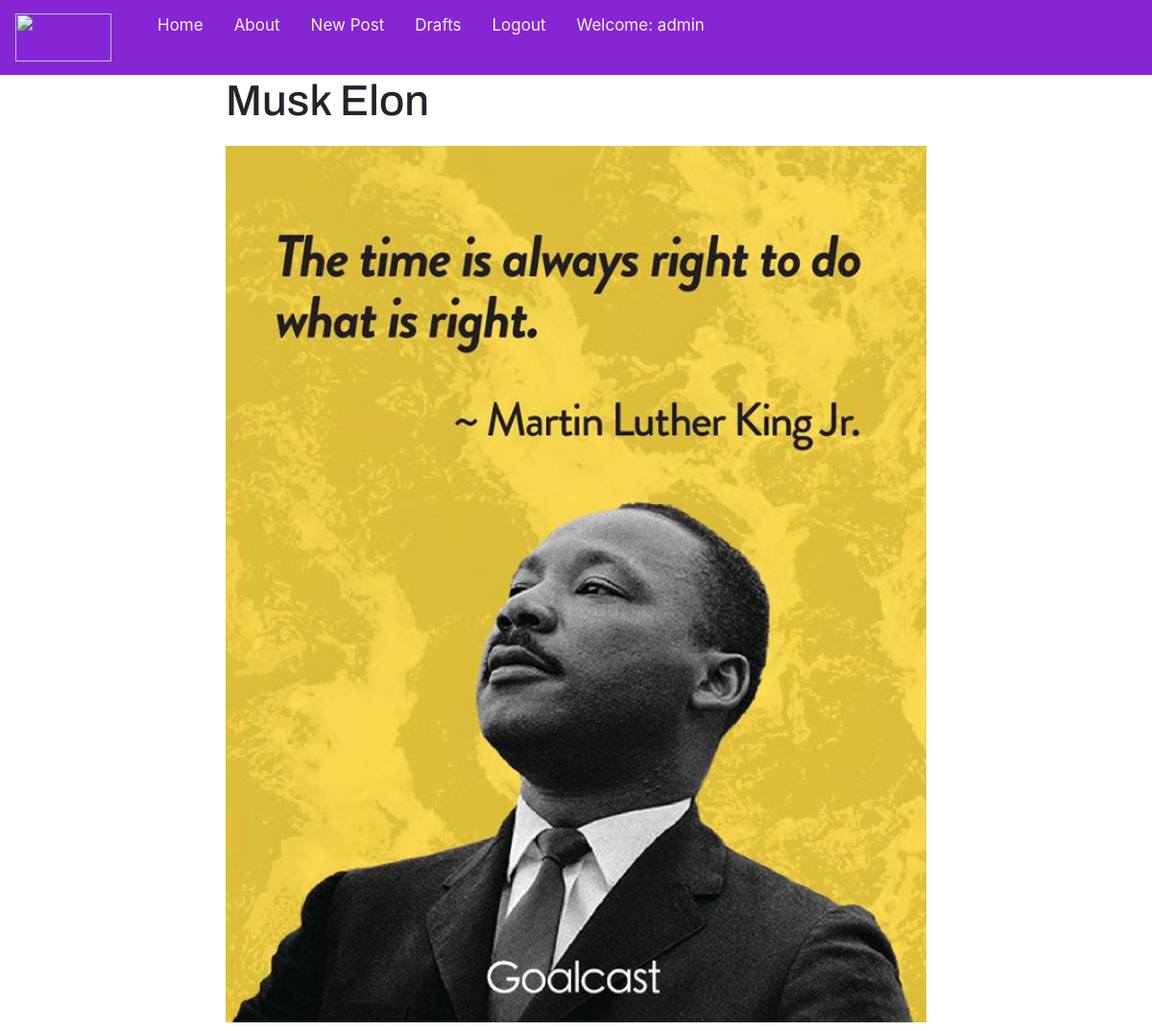
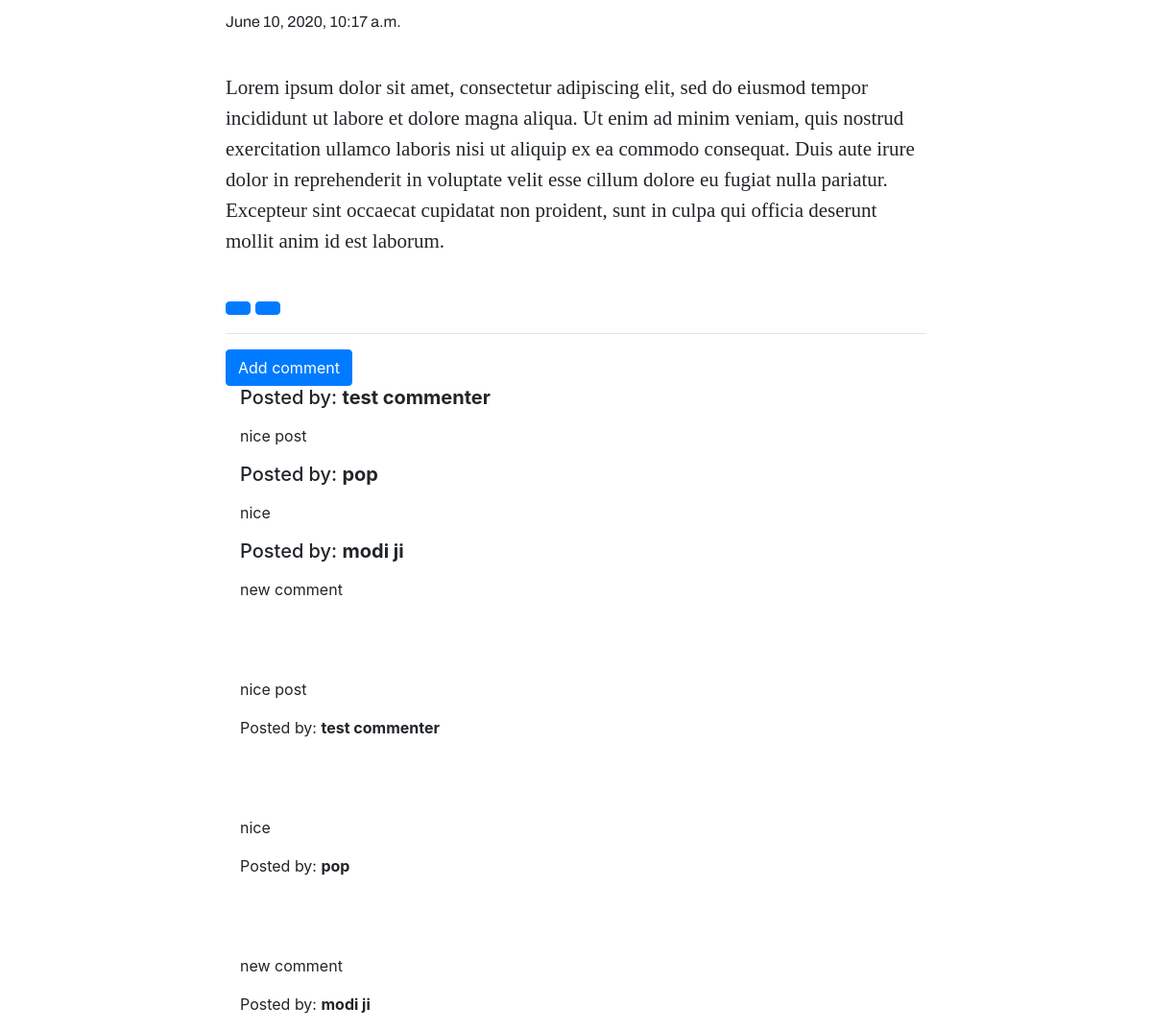
The page /post/18 (signed in) on the database its author committed (2 pictures, top to bottom).
### basic_app/models.py (models this page shows, shortened)
class Post(models.Model):
    author=models.ForeignKey('auth.User',on_delete=models.CASCADE)
    title=models.CharField(max_length=256)
    text=models.TextField()
    create_date=models.DateTimeField(default=timezone.now())
    published_date=models.DateTimeField(blank=True,null=True)
    blog_pic=models.ImageField(upload_to='blog_pics/',blank=True,default='blog_pics/django-logo-negative.png')

class Comment(models.Model):
    post=models.ForeignKey('basic_app.Post',related_name='comments',on_delete=models.CASCADE)
    author=models.CharField(max_length=256)
    text=models.TextField()
    create_date=models.DateTimeField(default=timezone.now())
    approved_comments=models.BooleanField(default=False)

### basic_app/views.py (the view)
# urls.py: url(r'^post/(?P<pk>\d+)$',views.PostDetailView.as_view(),name='post_detail'),
class PostDetailView(DetailView):
    model=Post

### basic_app/templates/basic_app/post_detail.html (shortened to what this page needs)
{% extends 'basic_app/base.html' %}
{% block content %}
        <h1 class='posttitle loader postHeader'>{{ post.title }}</h1>
        {% if post.published_date %}
        <img class="image" src="{{ post.blog_pic.url }}">
            <div class="date postdate" style="font-family: 'Archivo', sans-serif;">
                {{ post.published_date }}
            </div>
        {% else %}
            <a class="btn btn-default" href="{% url 'post_publish' pk=post.pk %}">Publish</a>
        {% endif %}
        <div class="blogPost">
            <p class='postcontent postText font-weight-normal'>{{ post.text|safe|linebreaksbr }}</p>
        </div>
      {% if user.is_authenticated %}
          <a class="btn btn-primary" href="{% url 'post_edit' pk=post.pk %}"></a>
          <a class="btn btn-primary" href="{% url 'post_remove' pk=post.pk %}"></a>
      {% endif %}
  <hr>
  <a class="btn btn-primary btn-comment" href="{% url 'add_comment_to_post' pk=post.pk %}">Add comment</a>
  <div class="container">
{% for comment in post.comments.all %}
<h5>Posted by: <strong>{{ comment.author }}</strong></h5>
<p>{{ comment.text|safe|linebreaks }}</p>
{% endfor %}
  {% for comment in post.comments.all %}
  <br>
      {% if user.is_authenticated or comment.approved_comment %}
              {% if not comment.approved_comment %}
                  <a class="btn btn-default" href="{% url 'comment_remove' pk=comment.pk %}"></a>
                  <a class="btn btn-default" href="{% url 'comment_approve' pk=comment.pk %}"></a>
              {% endif %}
          <p>{{ comment.text|safe|linebreaks }}</p>
          <p>Posted by: <strong>{{ comment.author }}</strong></p>
      {% endif %}
  {% empty %}
      <p>No comments posted.</p>
  {% endfor %}
</div>
{% endblock %}

### basic_app/templates/basic_app/base.html (shortened to what this page needs)
<!DOCTYPE html>
{% load staticfiles %}
<html>
    <head>
        <link rel="stylesheet" href="https://stackpath.bootstrapcdn.com/bootstrap/4.5.0/css/bootstrap.min.css">
        <link rel="stylesheet" href="//cdn.jsdelivr.net/medium-editor/latest/css/medium-editor.min.css" type="text/css" media="screen" charset="utf-8">
        <link rel="stylesheet" href="{% static 'css/new_style.css' %}">
    <body class='loader'>
    <div class="topnav" id="myTopnav">
        <a class="navbar-brand" href="#">
            <img src="../../../media/white-logo.png" height="50" width="100" class="image-fluid">
        </a>
        <a class="active" href="{% url 'post_list' %}">Home</a>
        <a class="nav-link" href="{% url 'about'%}">About</a>
        {% if user.is_authenticated %}
        <a class="nav-link" href="{% url 'post_new' %}">New Post</a>
        <a class="nav-link" href="{% url 'post_draft_list' %}">Drafts</a>
        <a class="nav-link" href="{% url 'logout' %}">Logout</a>
        <a class="nav-link">Welcome: {{ user.username }}</a>
        {% else %}
        <a class="nav-tag" href="{% url 'login' %}">
            <span class="glyphicon glyphicon-user"></span>
        </a>
        {% endif %}
    </div>
    <section class="">
       <div class="content container">
            <div class="row">
                <div class="col-0 col-md-2">
                </div>
                <div class="col-12 col-md-8 ">
                  <div class="blog_posts">
                        {% block content %}
                        {% endblock %}
                    </div>
                </div>
                <div class="col-0 col-md-2">
                </div>
            </div>
        </div>
    </section>
</body>
</html>

### basic_app/templates/basic_app/base.html (style rules this page uses)
.topnav { overflow: hidden; background-color: #8625d4; }
.topnav a { float: left; display: block; color: #f2f2f2; text-align: center; padding: 14px 16px; text-decoration: none; font-size: 17px; }
.topnav a.active { color: #f2f2f2; }

### basic_app/templates/basic_app/post_detail.html (style rules this page uses)
.postHeader { font-family: 'Archivo',sans-serif; font-size: 45px; text-align: left; }
.image { width: 100%; height:auto; object-fit: cover; display: block; margin:20px 0px; }
.postText { font-size: 20px; }
.blogPost p { font-family:medium-content-serif-font, Georgia, Cambria, "Times New Roman", Times, serif; font-size:21px; line-height:32px; margin-bottom:5vh; }

### rows shown on the page
Post: title "Musk Elon", blog_pic (picture), published_date "June 10, 2020, 10:17 a.m.", text "Lorem ipsum dolor sit amet, consectetur adipiscing elit, sed do eiusmod tempor incididunt ut labore et dolore magna aliqua. Ut enim ad minim veniam, quis nostrud exercitation ullamco laboris nisi ut aliquip ex ea commodo consequat. Duis aute irure dolor in reprehenderit in voluptate velit esse cillum dolore eu fugiat nulla pariatur. Excepteur sint occaecat cupidatat non proident, sunt in culpa qui officia deserunt mollit anim id est laborum."
Comment: author "test commenter", text "nice post"
Comment: author "pop", text "nice"
Comment: author "modi ji", text "new comment"

### other values the page prints
{{ user.username }} "admin"
